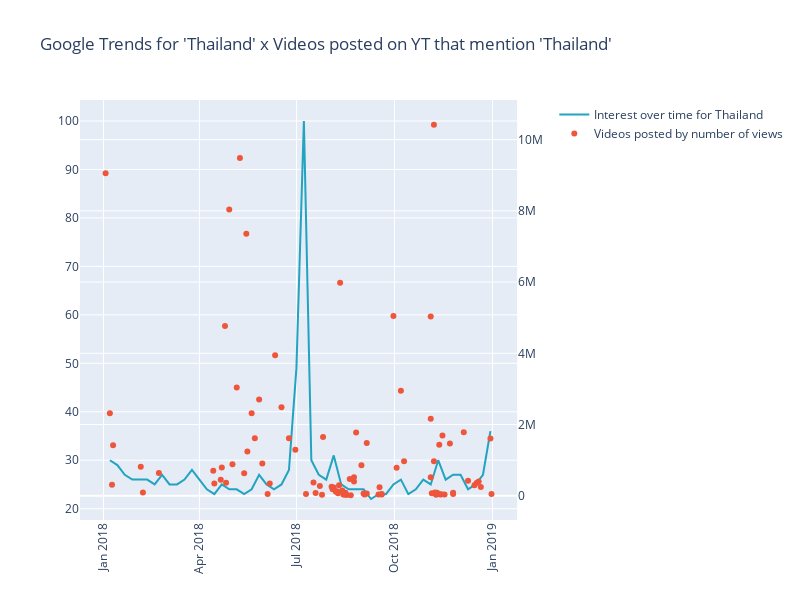

Notebook code for this chart:
### Code cell
import plotly.graph_objects as go
from plotly.subplots import make_subplots

select = videos_info_copy.loc[(videos_info_copy['everywhere'].str.contains("Thailand")) & (videos_info_copy['year_published'] == 2018)]

trace1 = go.Line(
    x=data2['date'],
    y=data2['Thailand'],
    name='Interest over time for Thailand',
    marker=dict(
        color='rgb(34,163,192)'
               )
)
trace2 = go.Scatter(
    x=select['publishedAt'],
    y=select['viewCount'],
    name='Videos posted by number of views',
    yaxis='y2',
    mode = 'markers'

)

fig = make_subplots(specs=[[{"secondary_y": True}]])
fig.add_trace(trace1)
fig.add_trace(trace2, secondary_y=True)
fig['layout'].update(height = 600, width = 800, 
                     title = "Google Trends for 'Thailand' x Videos posted on YT that mention 'Thailand'",
                     xaxis=dict(
      tickangle=-90
    ))

fig.show()
